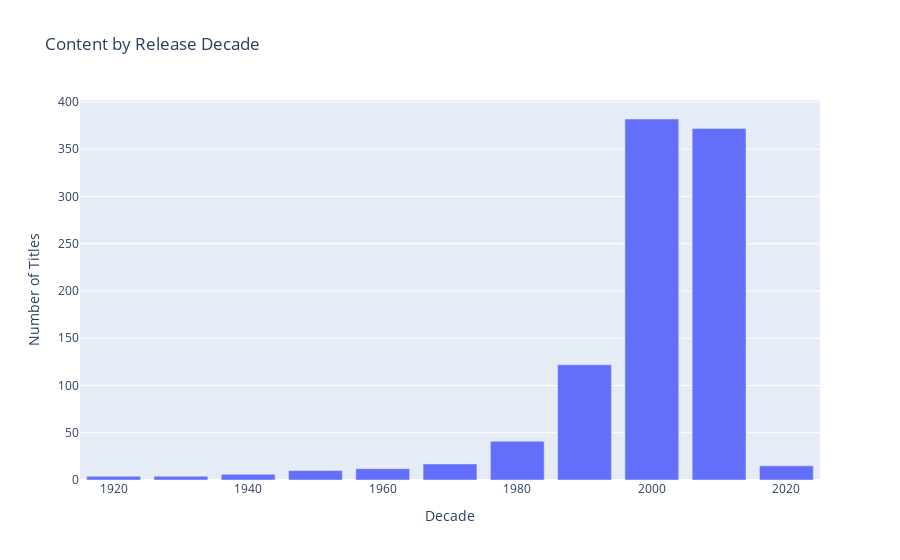
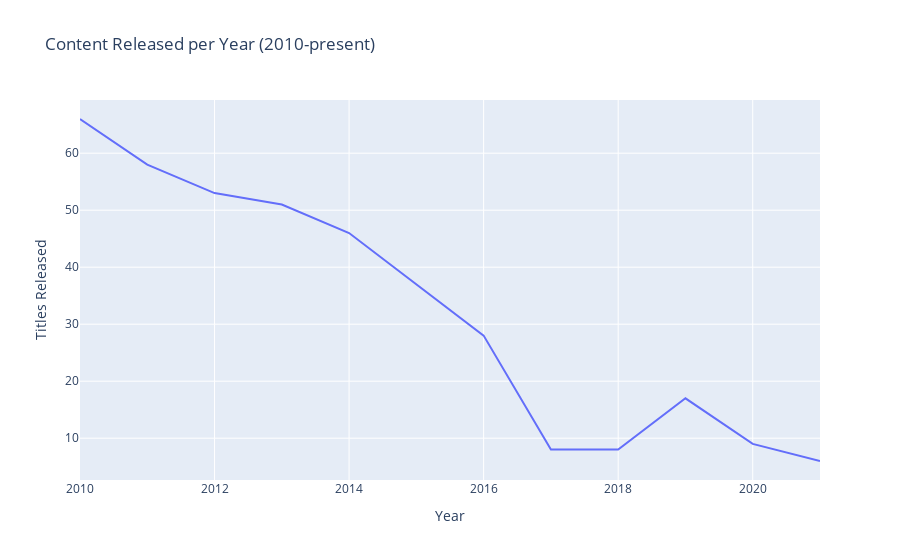

The code cell stored with these charts, in order, in its notebook:
### Code cell
# extract month from release_date
df['release_date'] = pd.to_datetime(df['release_date'], errors='coerce')
df['release_month'] = df['release_date'].dt.month

df['release_decade'] = (df['Year'] // 10) * 10
decade_counts = df.groupby('release_decade').size()

fig = px.bar(x=decade_counts.index, y=decade_counts.values,
             title="Content by Release Decade",
             labels={'x': 'Decade', 'y': 'Number of Titles'})
fig.show()

yearly_trends = df.groupby('Year').size()
recent_years = yearly_trends[yearly_trends.index >= 2010]

fig = px.line(x=recent_years.index, y=recent_years.values,
              title="Content Released per Year (2010-present)",
              labels={'x': 'Year', 'y': 'Titles Released'})
fig.show()

# seasonal patterns
seasonal_data = df.groupby('release_month').agg({
    'Title': 'count',  # using Title instead of title
    'vote_average': 'mean'
}).round(2)
seasonal_data.columns = ['releases', 'avg_rating']

months = ['Jan', 'Feb', 'Mar', 'Apr', 'May', 'Jun',
          'Jul', 'Aug', 'Sep', 'Oct', 'Nov', 'Dec']

fig = go.Figure()
fig.add_trace(go.Scatter(x=months, y=seasonal_data['releases'],
                        mode='lines+markers', name='Releases',
                        yaxis='y1', line=dict(color='blue')))

fig.add_trace(go.Scatter(x=months, y=seasonal_data['avg_rating'],
                        mode='lines+markers', name='Avg Rating',
                        yaxis='y2', line=dict(color='red')))

fig.update_layout(
    title="Seasonal Release Patterns",
    xaxis_title="Month",
    yaxis=dict(title="Number of Releases", side="left"),
    yaxis2=dict(title="Average Rating", side="right", overlaying="y"),
    legend=dict(x=0.02, y=0.98)
)
fig.show()

peak_month = seasonal_data['releases'].idxmax()
best_month = seasonal_data['avg_rating'].idxmax()
print(f"Most releases: {months[peak_month-1]} ({seasonal_data.loc[peak_month, 'releases']} titles)")
print(f"Best ratings: {months[best_month-1]} ({seasonal_data.loc[best_month, 'avg_rating']:.2f} avg)")

### Figure 1 — Plotly figure (JSON) as saved in the notebook; plotly's stock layout.template omitted (floating-point values rounded to 4 significant figures)
{"data": [{"alignmentgroup": "True", "hovertemplate": "Decade=%{x}<br>Number of Titles=%{y}<extra></extra>", "legendgroup": "", "marker": {"color": "#636efa", "pattern": {"shape": ""}}, "name": "", "offsetgroup": "", "orientation": "v", "showlegend": false, "textposition": "auto", "type": "bar", "x": [1920, 1930, 1940, 1950, 1960, 1970, 1980, 1990, 2000, 2010, 2020], "xaxis": "x", "y": [4, 4, 6, 10, 12, 17, 41, 122, 382, 372, 15], "yaxis": "y"}], "layout": {"barmode": "relative", "legend": {"tracegroupgap": 0}, "title": {"text": "Content by Release Decade"}, "xaxis": {"anchor": "y", "domain": [0, 1], "title": {"text": "Decade"}}, "yaxis": {"anchor": "x", "domain": [0, 1], "title": {"text": "Number of Titles"}}}}

### Figure 2 — Plotly figure (JSON) as saved in the notebook; plotly's stock layout.template omitted (floating-point values rounded to 4 significant figures)
{"data": [{"hovertemplate": "Year=%{x}<br>Titles Released=%{y}<extra></extra>", "legendgroup": "", "line": {"color": "#636efa", "dash": "solid"}, "marker": {"symbol": "circle"}, "mode": "lines", "name": "", "orientation": "v", "showlegend": false, "type": "scatter", "x": [2010, 2011, 2012, 2013, 2014, 2015, 2016, 2017, 2018, 2019, 2020, 2021], "xaxis": "x", "y": [66, 58, 53, 51, 46, 37, 28, 8, 8, 17, 9, 6], "yaxis": "y"}], "layout": {"legend": {"tracegroupgap": 0}, "title": {"text": "Content Released per Year (2010-present)"}, "xaxis": {"anchor": "y", "domain": [0, 1], "title": {"text": "Year"}}, "yaxis": {"anchor": "x", "domain": [0, 1], "title": {"text": "Titles Released"}}}}
